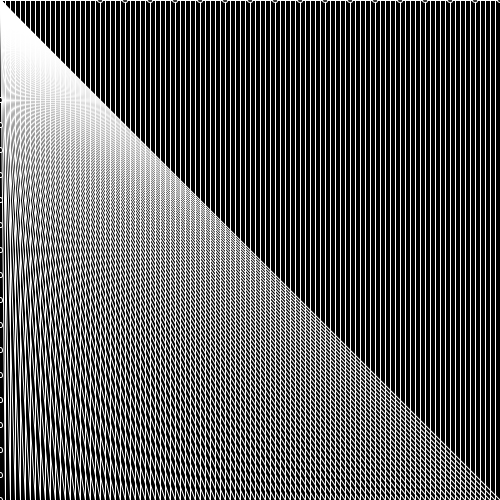
Frame 1 (no input)
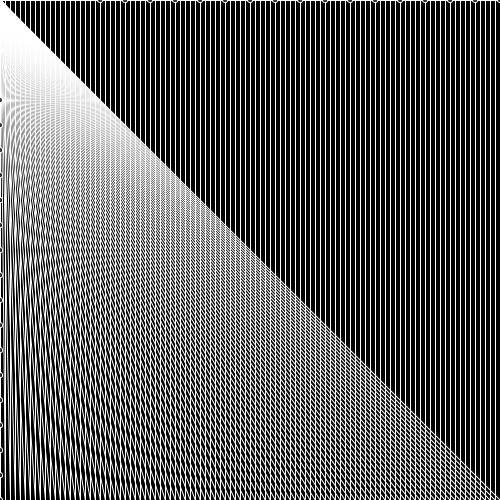
Frame 60 (the mouse pressed at the canvas centre just before this capture)
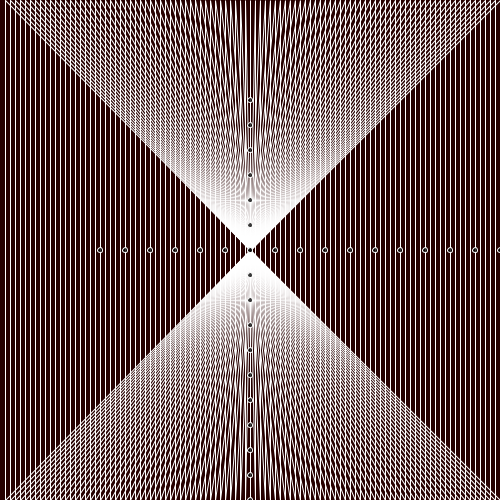
Frame 120 (the mouse held since frame 60 and released just before this capture)

The Processing sketch that drew these frames (run headless with seeded random() and noise(); from frame 60 on, the mouse is pressed at the canvas centre):

// Processing sketch: processing_87731
// ── processing_87731.pde


float x=5;
float y=100;


void setup() {
  size(500, 500);
  smooth();
}


void draw() {
  fill(0);
  rect(0, 0, width, height);

  for (float j=x; j>=0 && j<=mouseX; j+=5) {
    background(random(x, j), 0,0, 50);
  }

  for (float i=x; i>=0 && i<=width; i+=5) {
    stroke(255);
    noFill();
    triangle(i, 0, mouseX, mouseY, i, height);
  }


 for (float h=y; h>=50 && h<=width; h+=25) {
    fill(0,200);
    ellipse(mouseX, h, x,x);
    ellipse(h, mouseY, x,x);
  }
}
